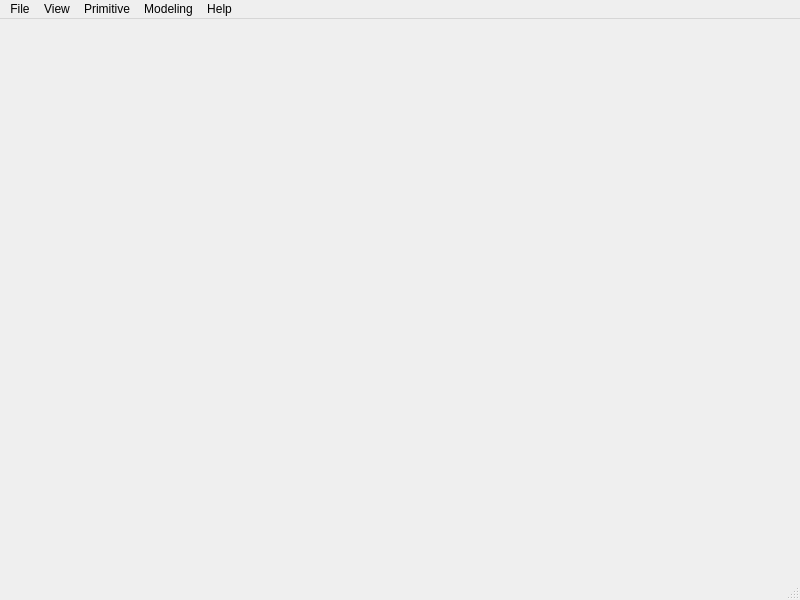
<?xml version="1.0" encoding="UTF-8"?>
<ui version="4.0">
 <class>occQtClass</class>
 <widget class="QMainWindow" name="occQtClass">
  <property name="geometry">
   <rect>
    <x>0</x>
    <y>0</y>
    <width>800</width>
    <height>600</height>
   </rect>
  </property>
  <property name="windowTitle">
   <string>occQt</string>
  </property>
  <property name="windowIcon">
   <iconset>
    <normaloff>:/Resources/lamp.png</normaloff>:/Resources/lamp.png</iconset>
  </property>
  <widget class="QWidget" name="centralWidget"/>
  <widget class="QMenuBar" name="menuBar">
   <property name="geometry">
    <rect>
     <x>0</x>
     <y>0</y>
     <width>800</width>
     <height>22</height>
    </rect>
   </property>
   <widget class="QMenu" name="menuFile">
    <property name="title">
     <string>File</string>
    </property>
    <addaction name="actionOpen"/>
    <addaction name="actionExit"/>
   </widget>
   <widget class="QMenu" name="menuView">
    <property name="title">
     <string>View</string>
    </property>
    <addaction name="actionZoom"/>
    <addaction name="actionPan"/>
    <addaction name="actionRotate"/>
    <addaction name="separator"/>
    <addaction name="actionReset"/>
    <addaction name="actionFitAll"/>
   </widget>
   <widget class="QMenu" name="menuPrimitive">
    <property name="title">
     <string>Primitive</string>
    </property>
    <addaction name="actionBox"/>
    <addaction name="actionCone"/>
    <addaction name="actionSphere"/>
    <addaction name="actionCylinder"/>
    <addaction name="actionTorus"/>
   </widget>
   <widget class="QMenu" name="menuModeling">
    <property name="title">
     <string>Modeling</string>
    </property>
    <addaction name="actionFillet"/>
    <addaction name="actionChamfer"/>
    <addaction name="actionExtrude"/>
    <addaction name="actionRevolve"/>
    <addaction name="actionLoft"/>
    <addaction name="separator"/>
    <addaction name="actionCut"/>
    <addaction name="actionFuse"/>
    <addaction name="actionCommon"/>
    <addaction name="separator"/>
    <addaction name="actionHelix"/>
   </widget>
   <widget class="QMenu" name="menuHelp">
    <property name="title">
     <string>Help</string>
    </property>
    <addaction name="actionAbout"/>
   </widget>
   <addaction name="menuFile"/>
   <addaction name="menuView"/>
   <addaction name="menuPrimitive"/>
   <addaction name="menuModeling"/>
   <addaction name="menuHelp"/>
  </widget>
  <widget class="QStatusBar" name="statusBar"/>
  <action name="actionExit">
   <property name="text">
    <string>Exit</string>
   </property>
   <property name="shortcut">
    <string>Ctrl+Q</string>
   </property>
  </action>
  <action name="actionZoom">
   <property name="checkable">
    <bool>false</bool>
   </property>
   <property name="icon">
    <iconset>
     <normaloff>:/Resources/Zoom.png</normaloff>:/Resources/Zoom.png</iconset>
   </property>
   <property name="text">
    <string>Zoom</string>
   </property>
  </action>
  <action name="actionPan">
   <property name="checkable">
    <bool>false</bool>
   </property>
   <property name="icon">
    <iconset>
     <normaloff>:/Resources/Pan.png</normaloff>:/Resources/Pan.png</iconset>
   </property>
   <property name="text">
    <string>Pan</string>
   </property>
  </action>
  <action name="actionRotate">
   <property name="checkable">
    <bool>false</bool>
   </property>
   <property name="checked">
    <bool>false</bool>
   </property>
   <property name="icon">
    <iconset>
     <normaloff>:/Resources/Rotate.png</normaloff>:/Resources/Rotate.png</iconset>
   </property>
   <property name="text">
    <string>Rotate</string>
   </property>
  </action>
  <action name="actionReset">
   <property name="icon">
    <iconset>
     <normaloff>:/Resources/Home.png</normaloff>:/Resources/Home.png</iconset>
   </property>
   <property name="text">
    <string>Reset</string>
   </property>
  </action>
  <action name="actionFitAll">
   <property name="icon">
    <iconset>
     <normaloff>:/Resources/FitAll.png</normaloff>:/Resources/FitAll.png</iconset>
   </property>
   <property name="text">
    <string>FitAll</string>
   </property>
  </action>
  <action name="actionAbout">
   <property name="icon">
    <iconset>
     <normaloff>:/Resources/lamp.png</normaloff>:/Resources/lamp.png</iconset>
   </property>
   <property name="text">
    <string>About</string>
   </property>
  </action>
  <action name="actionBox">
   <property name="icon">
    <iconset>
     <normaloff>:/Resources/box.png</normaloff>:/Resources/box.png</iconset>
   </property>
   <property name="text">
    <string>Box</string>
   </property>
  </action>
  <action name="actionCone">
   <property name="icon">
    <iconset>
     <normaloff>:/Resources/cone.png</normaloff>:/Resources/cone.png</iconset>
   </property>
   <property name="text">
    <string>Cone</string>
   </property>
  </action>
  <action name="actionSphere">
   <property name="icon">
    <iconset>
     <normaloff>:/Resources/sphere.png</normaloff>:/Resources/sphere.png</iconset>
   </property>
   <property name="text">
    <string>Sphere</string>
   </property>
  </action>
  <action name="actionCylinder">
   <property name="icon">
    <iconset>
     <normaloff>:/Resources/cylinder.png</normaloff>:/Resources/cylinder.png</iconset>
   </property>
   <property name="text">
    <string>Cylinder</string>
   </property>
  </action>
  <action name="actionTorus">
   <property name="icon">
    <iconset>
     <normaloff>:/Resources/torus.png</normaloff>:/Resources/torus.png</iconset>
   </property>
   <property name="text">
    <string>Torus</string>
   </property>
  </action>
  <action name="actionFillet">
   <property name="icon">
    <iconset>
     <normaloff>:/Resources/fillet.png</normaloff>:/Resources/fillet.png</iconset>
   </property>
   <property name="text">
    <string>Fillet</string>
   </property>
  </action>
  <action name="actionChamfer">
   <property name="icon">
    <iconset>
     <normaloff>:/Resources/chamfer.png</normaloff>:/Resources/chamfer.png</iconset>
   </property>
   <property name="text">
    <string>Chamfer</string>
   </property>
  </action>
  <action name="actionExtrude">
   <property name="icon">
    <iconset>
     <normaloff>:/Resources/extrude.png</normaloff>:/Resources/extrude.png</iconset>
   </property>
   <property name="text">
    <string>Extrude</string>
   </property>
  </action>
  <action name="actionRevolve">
   <property name="icon">
    <iconset>
     <normaloff>:/Resources/revolve.png</normaloff>:/Resources/revolve.png</iconset>
   </property>
   <property name="text">
    <string>Rovolve</string>
   </property>
  </action>
  <action name="actionLoft">
   <property name="icon">
    <iconset>
     <normaloff>:/Resources/loft.png</normaloff>:/Resources/loft.png</iconset>
   </property>
   <property name="text">
    <string>Loft</string>
   </property>
  </action>
  <action name="actionCut">
   <property name="icon">
    <iconset>
     <normaloff>:/Resources/cut.png</normaloff>:/Resources/cut.png</iconset>
   </property>
   <property name="text">
    <string>Cut</string>
   </property>
  </action>
  <action name="actionFuse">
   <property name="icon">
    <iconset>
     <normaloff>:/Resources/fuse.png</normaloff>:/Resources/fuse.png</iconset>
   </property>
   <property name="text">
    <string>Fuse</string>
   </property>
  </action>
  <action name="actionCommon">
   <property name="icon">
    <iconset>
     <normaloff>:/Resources/common.png</normaloff>:/Resources/common.png</iconset>
   </property>
   <property name="text">
    <string>Common</string>
   </property>
  </action>
  <action name="actionHelix">
   <property name="icon">
    <iconset>
     <normaloff>:/Resources/helix.png</normaloff>:/Resources/helix.png</iconset>
   </property>
   <property name="text">
    <string>Helix</string>
   </property>
  </action>
  <action name="actionOpen">
   <property name="text">
    <string>Open...</string>
   </property>
  </action>
 </widget>
 <layoutdefault spacing="6" margin="11"/>
 <resources/>
 <connections/>
</ui>
